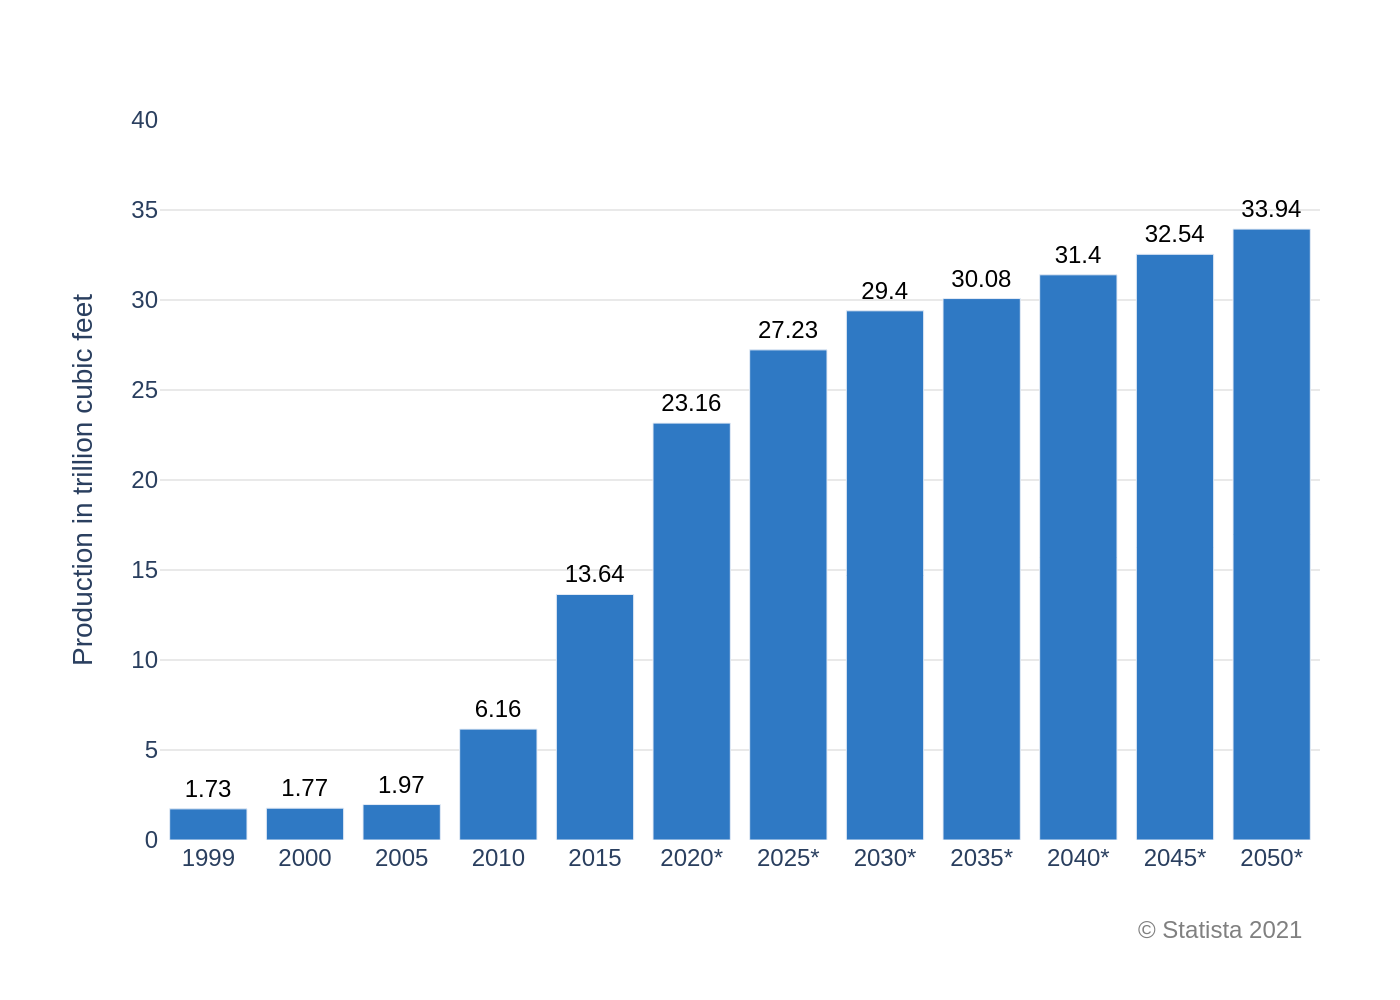

Generate this figure with Python:
import sys
import json
import pathlib
import plotly.graph_objects as go

# --- 1. Argument and File Handling ---
if len(sys.argv) != 2:
    print("Usage: python create_chart.py <path_to_json_file>")
    sys.exit(1)

json_path = pathlib.Path(sys.argv[1])
if not json_path.is_file():
    print(f"Error: JSON file not found at {json_path}")
    sys.exit(1)

output_path = json_path.with_suffix('.png')

# --- 2. Load Data from JSON ---
with open(json_path, 'r', encoding='utf-8') as f:
    chart_info = json.load(f)

chart_data = chart_info['chart_data']
texts = chart_info['texts']
colors = chart_info['colors']

# --- 3. Create Chart ---
fig = go.Figure()

# Add bar traces from the data
for i, series in enumerate(chart_data):
    fig.add_trace(go.Bar(
        x=series['x'],
        y=series['y'],
        name=series.get('name', ''),
        marker_color=colors[i % len(colors)],
        text=series['y'],
        textposition='outside',
        cliponaxis=False,
        textfont=dict(family="Arial", size=12, color='black')
    ))

# --- 4. Configure Layout ---
# Combine title and subtitle if they exist
title_text = ""
if texts.get("title"):
    title_text += texts["title"]
if texts.get("subtitle"):
    title_text += f'<br><sup>{texts["subtitle"]}</sup>'

fig.update_layout(
    title_text=title_text,
    font_family="Arial",
    plot_bgcolor='white',
    paper_bgcolor='white',
    showlegend=False,
    xaxis=dict(
        title_text=texts.get('x_axis_title'),
        showgrid=False,
        showline=False,
        zeroline=False,
        tickfont=dict(family="Arial", size=12)
    ),
    yaxis=dict(
        title_text=texts.get('y_axis_title'),
        range=[0, 40],
        dtick=5,
        showgrid=True,
        gridcolor='#e9e9e9',
        zeroline=False,
        tickfont=dict(family="Arial", size=12)
    ),
    margin=dict(l=80, r=40, t=60, b=80)
)

# Add source annotation
if texts.get('source'):
    fig.add_annotation(
        text=texts['source'],
        align='right',
        showarrow=False,
        xref='paper',
        yref='paper',
        x=0.99,
        y=-0.15,
        font=dict(family="Arial", size=12, color="grey")
    )

# --- 5. Output Image ---
fig.write_image(output_path, scale=2)
print(f"Chart saved to {output_path}")
